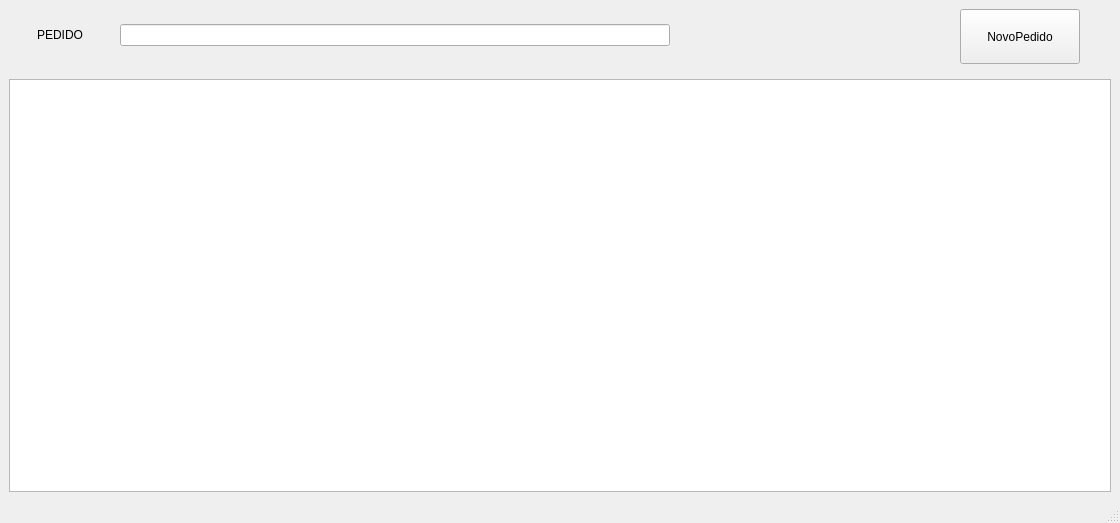
<?xml version="1.0" encoding="UTF-8"?>
<ui version="4.0">
 <class>MainWindow</class>
 <widget class="QMainWindow" name="MainWindow">
  <property name="windowModality">
   <enum>Qt::WindowModality::NonModal</enum>
  </property>
  <property name="geometry">
   <rect>
    <x>0</x>
    <y>0</y>
    <width>1120</width>
    <height>523</height>
   </rect>
  </property>
  <property name="maximumSize">
   <size>
    <width>1217</width>
    <height>669</height>
   </size>
  </property>
  <property name="windowTitle">
   <string>Produtos</string>
  </property>
  <property name="styleSheet">
   <string notr="true"/>
  </property>
  <widget class="QWidget" name="centralwidget">
   <property name="styleSheet">
    <string notr="true"/>
   </property>
   <layout class="QVBoxLayout" name="verticalLayout">
    <property name="spacing">
     <number>0</number>
    </property>
    <property name="leftMargin">
     <number>0</number>
    </property>
    <property name="topMargin">
     <number>0</number>
    </property>
    <property name="rightMargin">
     <number>0</number>
    </property>
    <property name="bottomMargin">
     <number>0</number>
    </property>
    <item>
     <widget class="QWidget" name="widget" native="true">
      <property name="minimumSize">
       <size>
        <width>0</width>
        <height>70</height>
       </size>
      </property>
      <property name="maximumSize">
       <size>
        <width>16777215</width>
        <height>70</height>
       </size>
      </property>
      <property name="styleSheet">
       <string notr="true"/>
      </property>
      <layout class="QHBoxLayout" name="horizontalLayout">
       <property name="spacing">
        <number>0</number>
       </property>
       <property name="leftMargin">
        <number>0</number>
       </property>
       <property name="topMargin">
        <number>0</number>
       </property>
       <property name="rightMargin">
        <number>0</number>
       </property>
       <property name="bottomMargin">
        <number>0</number>
       </property>
       <item>
        <widget class="QWidget" name="widget_3" native="true">
         <property name="minimumSize">
          <size>
           <width>120</width>
           <height>0</height>
          </size>
         </property>
         <property name="maximumSize">
          <size>
           <width>120</width>
           <height>120</height>
          </size>
         </property>
         <property name="styleSheet">
          <string notr="true"/>
         </property>
         <layout class="QVBoxLayout" name="verticalLayout_4">
          <item>
           <widget class="QLabel" name="label">
            <property name="maximumSize">
             <size>
              <width>120</width>
              <height>16777215</height>
             </size>
            </property>
            <property name="styleSheet">
             <string notr="true">border: transparent;</string>
            </property>
            <property name="text">
             <string>PEDIDO</string>
            </property>
            <property name="alignment">
             <set>Qt::AlignmentFlag::AlignCenter</set>
            </property>
           </widget>
          </item>
         </layout>
        </widget>
       </item>
       <item>
        <widget class="QWidget" name="widget_4" native="true">
         <property name="minimumSize">
          <size>
           <width>700</width>
           <height>0</height>
          </size>
         </property>
         <layout class="QVBoxLayout" name="verticalLayout_3">
          <property name="spacing">
           <number>0</number>
          </property>
          <property name="leftMargin">
           <number>0</number>
          </property>
          <property name="topMargin">
           <number>0</number>
          </property>
          <property name="rightMargin">
           <number>0</number>
          </property>
          <property name="bottomMargin">
           <number>0</number>
          </property>
          <item>
           <widget class="QLineEdit" name="FilterPedidos">
            <property name="maximumSize">
             <size>
              <width>550</width>
              <height>16777215</height>
             </size>
            </property>
            <property name="styleSheet">
             <string notr="true">border-left: 1px solid red;
border-right: 1px solid red;</string>
            </property>
           </widget>
          </item>
         </layout>
        </widget>
       </item>
       <item>
        <widget class="QWidget" name="widget_5" native="true">
         <property name="minimumSize">
          <size>
           <width>200</width>
           <height>0</height>
          </size>
         </property>
         <property name="styleSheet">
          <string notr="true"/>
         </property>
         <layout class="QHBoxLayout" name="horizontalLayout_2">
          <item>
           <widget class="QPushButton" name="pushButton">
            <property name="minimumSize">
             <size>
              <width>0</width>
              <height>55</height>
             </size>
            </property>
            <property name="maximumSize">
             <size>
              <width>120</width>
              <height>55</height>
             </size>
            </property>
            <property name="text">
             <string>NovoPedido</string>
            </property>
            <property name="icon">
             <iconset theme="QIcon::ThemeIcon::ListAdd"/>
            </property>
           </widget>
          </item>
         </layout>
        </widget>
       </item>
      </layout>
     </widget>
    </item>
    <item>
     <widget class="QFrame" name="delivery">
      <layout class="QVBoxLayout" name="verticalLayout_5">
       <item>
        <widget class="QTableWidget" name="tableWidget"/>
       </item>
      </layout>
     </widget>
    </item>
   </layout>
  </widget>
  <widget class="QStatusBar" name="statusbar"/>
 </widget>
 <resources/>
 <connections/>
</ui>
